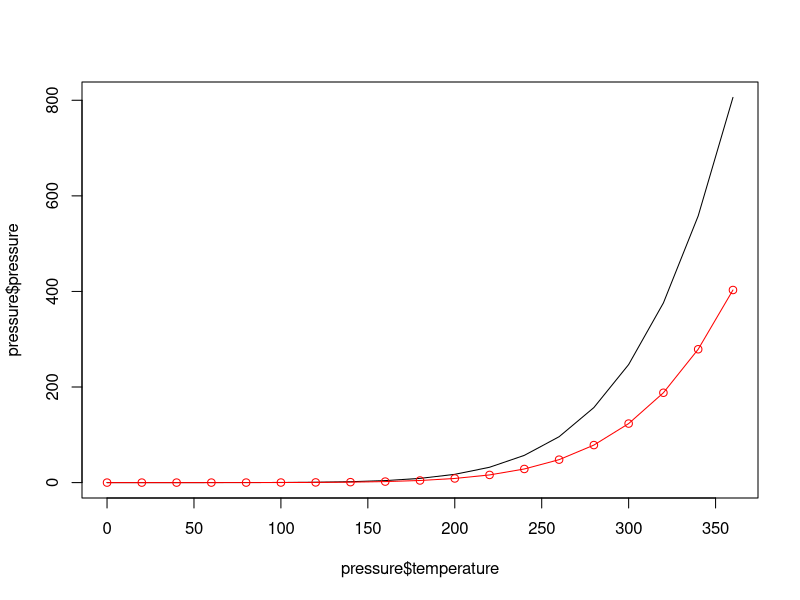

Here is the R script that generated this plot: (Note: this script raises an error after producing the figure.)
# using Base R
plot(pressure$temperature, pressure$pressure, type = "l")
points(pressure$temperature, pressure$pressure/2, col = "red")
lines(pressure$temperature, pressure$pressure/2, col = "red")

# using ggplot
pressure %>%
  ggplot(aes(x = temperature, y = pressure)) +
  geom_point(color = "blue", size = 2) +
  geom_line(color = 'red', linewidth = 1)
